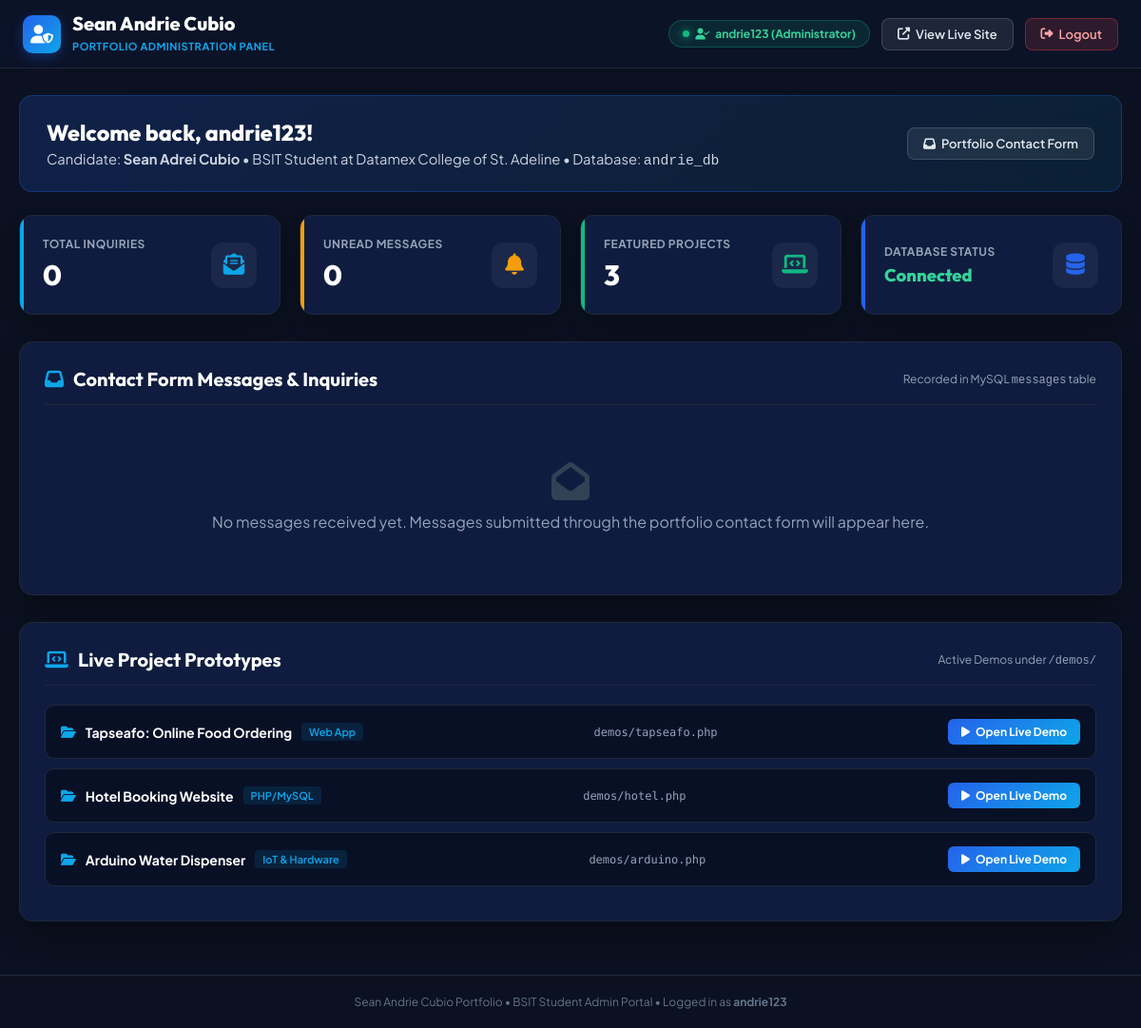
The app's page /admin.php?welcome=1 (signed in) with its own data.
### tables this page shows
CREATE TABLE IF NOT EXISTS `projects` (
  `id` INT AUTO_INCREMENT PRIMARY KEY,
  `title` VARCHAR(150) NOT NULL,
  `description` TEXT NOT NULL,
  `category` VARCHAR(50) NOT NULL DEFAULT 'Web App',
  `tech_stack` VARCHAR(255) NOT NULL,
  `image_url` VARCHAR(255) DEFAULT '',
  `demo_url` VARCHAR(255) DEFAULT '#',
  `github_url` VARCHAR(255) DEFAULT '#',
  `is_featured` TINYINT(1) DEFAULT 1,
  `created_at` TIMESTAMP DEFAULT CURRENT_TIMESTAMP
);

### db.php (called while the page is built, shortened)
<?php
$candidate_dbs = ['andrie_db', 'portfolio_db'];
foreach ($candidate_dbs as $dbname) {
    try {
        $db_connected = true;
        $connected_db = $dbname;
        break;
    } catch (PDOException $e) {
        $db_error = $e->getMessage();
    }
}
function getProjectsData($pdo) {
    $fallback = [
        [
            'id' => 1,
            'title' => 'Tapseafo: Online Food Ordering',
            'description' => 'A full-featured online food ordering and delivery web application featuring interactive seafood & specialty food menus, dynamic shopping cart management, instant checkout, and an administrative order dispatch panel.',
            'category' => 'Web App',
            'tech_stack' => 'PHP, MySQL, JavaScript, CSS3, Bootstrap',
            'image_url' => 'assets/images/tapseafo.jpg',
            'features' => 'Menu Catalog, Smart Cart, Instant Checkout, Order Dispatch',
            'demo_url' => 'demos/tapseafo.php',
            'github_url' => '#',
            'is_featured' => 1
        ],
        [
            'id' => 2,
            'title' => 'Hotel Booking Website',
            'description' => 'A comprehensive online hospitality booking platform allowing guests to browse luxury suites, check real-time date availability, calculate pricing, and secure online room reservations with automated booking receipts.',
            'category' => 'PHP/MySQL',
            'tech_stack' => 'PHP, PDO, MySQL, Ajax, CSS3',
            'image_url' => 'assets/images/hotel_booking.jpg',
            'features' => 'Suite Showcase, Real-Time Availability, Instant Reservations, Booking Invoices',
            'demo_url' => 'demos/hotel.php',
            'github_url' => '#',
            'is_featured' => 1
        ],
        [
            'id' => 3,
            'title' => 'Arduino Water Dispenser',
            'description' => 'An automated touchless smart water dispensing system built with an Arduino microcontroller, ultrasonic distance sensors for cup detection, relay-operated solenoid valve, and LED status indicators.',
            'category' => 'IoT & Hardware',
            'tech_stack' => 'Arduino, C/C++, Ultrasonic Sensor, Solenoid Valve, Relay Module',
            'image_url' => 'assets/images/arduino_dispenser.jpg',
            'features' => 'Ultrasonic Cup Detection, Auto Solenoid Valve, Status LEDs, Touchless Dispense',
            'demo_url' => 'demos/arduino.php',
            'github_url' => '#',
            'is_featured' => 1
        ]
    ];
    try {
        try {
            $pdo->exec("UPDATE `projects` SET `image_url` = 'assets/images/tapseafo.jpg', `demo_url` = 'demos/tapseafo.php' WHERE `id` = 1");
            $pdo->exec("UPDATE `projects` SET `image_url` = 'assets/images/hotel_booking.jpg', `demo_url` = 'demos/hotel.php' WHERE `id` = 2");
            $pdo->exec("UPDATE `projects` SET `image_url` = 'assets/images/arduino_dispenser.jpg', `demo_url` = 'demos/arduino.php' WHERE `id` = 3");
        } catch (Exception $sync_p_err) {}
        $stmt = $pdo->query("SELECT * FROM `projects` ORDER BY `id` ASC");
        $projects = $stmt->fetchAll();
        return (!empty($projects) && is_array($projects)) ? $projects : $fallback;
    } catch (Exception $e) {
        return $fallback;
    }
}
?>

### admin.php (the view, shortened to what this page needs)
<?php
require_once __DIR__ . '/db.php';
$messages = [];
$total_messages = 0;
$unread_messages = 0;
if ($pdo && $db_connected) {
    try {
        $stmt = $pdo->query("SELECT * FROM `messages` ORDER BY `created_at` DESC");
        $messages = $stmt->fetchAll();
        $total_messages = count($messages);
    } catch (Exception $e) {}
}
$projects = getProjectsData($pdo);
?>
<!DOCTYPE html>
<html lang="en">
<head>
    <link rel="stylesheet" href="https://cdnjs.cloudflare.com/ajax/libs/font-awesome/6.4.0/css/all.min.css">
</head>
<body>
    <nav class="admin-nav">
        <div class="nav-inner">
            <a href="admin.php" class="admin-brand">
                <div class="brand-icon">
                    <i class="fas fa-user-shield"></i>
                </div>
                <div class="brand-text">
                    <h2>Sean Andrie Cubio</h2>
                    <span>Portfolio Administration Panel</span>
                </div>
            </a>
            <div class="admin-user-bar">
                <span class="user-tag">
                    <span class="live-dot"></span>
                    <i class="fas fa-user-check"></i>
                    andrie123 (Administrator)
                </span>
                <a href="index.php" class="btn-nav-action btn-view-site" target="_blank">
                    <i class="fas fa-external-link-alt"></i> View Live Site
                </a>
                <a href="logout.php" class="btn-nav-action btn-logout">
                    <i class="fas fa-sign-out-alt"></i> Logout
                </a>
            </div>
        </div>
    </nav>
    <main class="admin-container">
        <div class="welcome-card">
            <div>
                <h1 class="welcome-title">Welcome back, andrie123!</h1>
                <p class="welcome-desc">
                    Candidate: <strong>Sean Adrei Cubio</strong> &bull; BSIT Student at Datamex College of St. Adeline &bull; Database: <code><?php echo htmlspecialchars($connected_db); ?></code>
                </p>
            </div>
            <div>
                <a href="index.php#contact" class="btn-nav-action btn-view-site">
                    <i class="fas fa-inbox"></i> Portfolio Contact Form
                </a>
            </div>
        </div>
        <div class="metrics-grid">
            <div class="metric-card cyan">
                <div class="metric-info">
                    <h4>Total Inquiries</h4>
                    <div class="metric-val"><?php echo $total_messages; ?></div>
                </div>
                <div class="metric-icon-box">
                    <i class="fas fa-envelope-open-text"></i>
                </div>
            </div>
            <div class="metric-card amber">
                <div class="metric-info">
                    <h4>Unread Messages</h4>
                    <div class="metric-val"><?php echo $unread_messages; ?></div>
                </div>
                <div class="metric-icon-box">
                    <i class="fas fa-bell"></i>
                </div>
            </div>
            <div class="metric-card green">
                <div class="metric-info">
                    <h4>Featured Projects</h4>
                    <div class="metric-val">3</div>
                </div>
                <div class="metric-icon-box">
                    <i class="fas fa-laptop-code"></i>
                </div>
            </div>
            <div class="metric-card">
                <div class="metric-info">
                    <h4>Database Status</h4>
                    <div class="metric-val" style="font-size: 1.15rem; color: #34d399;">
                        <?php echo $db_connected ? 'Connected' : 'Offline Mode'; ?>
                    </div>
                </div>
                <div class="metric-icon-box">
                    <i class="fas fa-database"></i>
                </div>
            </div>
        </div>
        <div class="content-card">
            <div class="content-header">
                <h3 class="content-title">
                    <i class="fas fa-inbox"></i> Contact Form Messages &amp; Inquiries
                </h3>
                <span style="font-size: 12px; color: var(--text-muted);">
                    Recorded in MySQL <code>messages</code> table
                </span>
            </div>
            <?php if (empty($messages)): ?>
                <div style="text-align: center; padding: 40px 20px; color: var(--text-muted);">
                    <i class="fas fa-envelope-open" style="font-size: 2.5rem; color: #334155; margin-bottom: 12px;"></i>
                    <p>No messages received yet. Messages submitted through the portfolio contact form will appear here.</p>
                </div>
            <?php endif; ?>
        </div>
        <div class="content-card">
            <div class="content-header">
                <h3 class="content-title">
                    <i class="fas fa-laptop-code"></i> Live Project Prototypes
                </h3>
                <span style="font-size: 12px; color: var(--text-muted);">
                    Active Demos under <code>/demos/</code>
                </span>
            </div>
            <?php foreach ($projects as $p): ?>
                <div class="project-row-item">
                    <div class="proj-name">
                        <i class="fas fa-folder-open" style="color: var(--accent);"></i>
                        <span><?php echo htmlspecialchars($p['title']); ?></span>
                        <span class="proj-badge"><?php echo htmlspecialchars($p['category']); ?></span>
                    </div>
                    <div style="font-size: 12px; color: #94a3b8; font-family: 'Fira Code', monospace;">
                        <?php echo htmlspecialchars($p['demo_url']); ?>
                    </div>
                    <div>
                        <a href="<?php echo htmlspecialchars($p['demo_url']); ?>" class="btn-demo-link" target="_blank">
                            <i class="fas fa-play"></i> Open Live Demo
                        </a>
                    </div>
                </div>
            <?php endforeach; ?>
        </div>
    </main>
    <footer style="text-align: center; padding: 20px; font-size: 12px; color: #64748b; border-top: 1px solid var(--border-light); margin-top: auto;">
        Sean Andrie Cubio Portfolio &bull; BSIT Student Admin Portal &bull; Logged in as <strong>andrie123</strong>
    </footer>
</body>
</html>

### records on screen
projects: title "Tapseafo: Online Food Ordering", category "Web App", demo_url "demos/tapseafo.php"
projects: title "Hotel Booking Website", category "PHP/MySQL", demo_url "demos/hotel.php"
projects: title "Arduino Water Dispenser", category "IoT & Hardware", demo_url "demos/arduino.php"

### other values on screen
$connected_db "andrie_db"
$total_messages "0"
$unread_messages "0"
